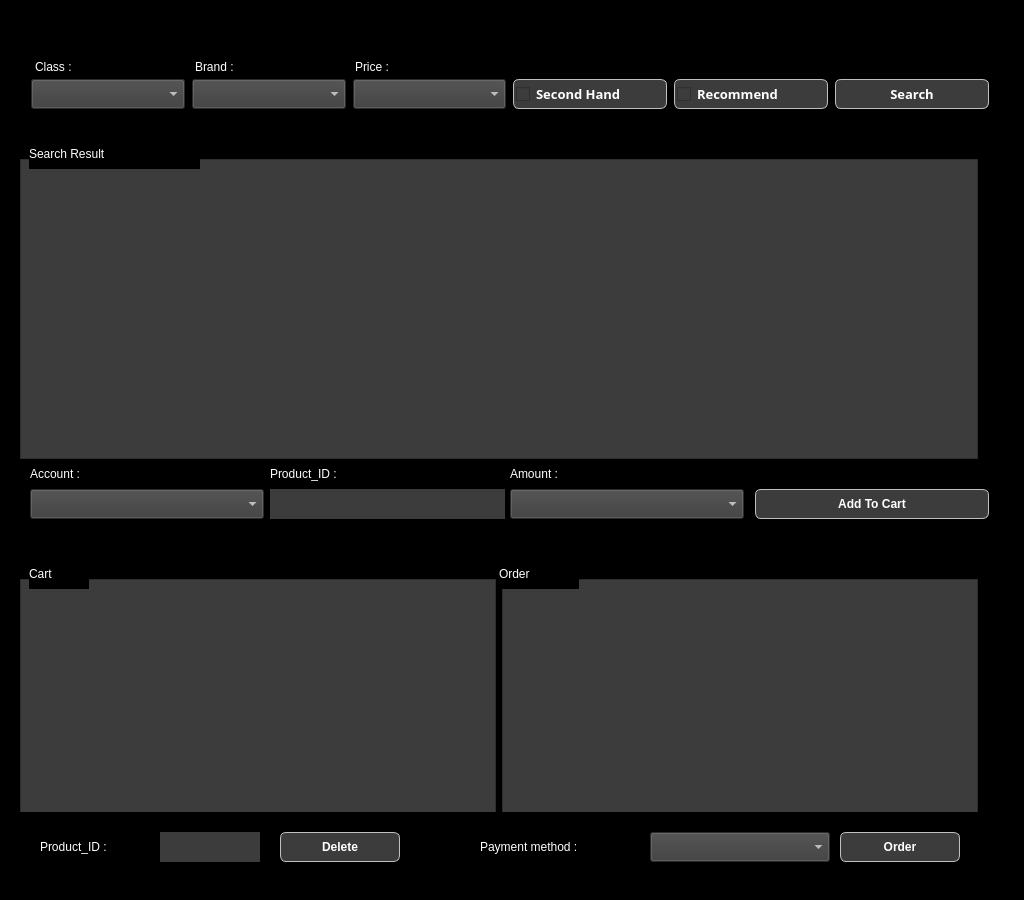
<?xml version="1.0" encoding="UTF-8"?>
<ui version="4.0">
 <class>MainWindow</class>
 <widget class="QMainWindow" name="MainWindow">
  <property name="geometry">
   <rect>
    <x>0</x>
    <y>0</y>
    <width>1024</width>
    <height>900</height>
   </rect>
  </property>
  <property name="windowTitle">
   <string>MainWindow</string>
  </property>
  <property name="styleSheet">
   <string notr="true">background-color: rgb(0, 0, 0);</string>
  </property>
  <widget class="QWidget" name="centralwidget">
   <layout class="QHBoxLayout" name="horizontalLayout">
    <item>
     <widget class="QWidget" name="widget" native="true">
      <widget class="QWidget" name="widget_2" native="true">
       <property name="geometry">
        <rect>
         <x>11</x>
         <y>50</y>
         <width>980</width>
         <height>64</height>
        </rect>
       </property>
       <widget class="QComboBox" name="brand_comboBox">
        <property name="geometry">
         <rect>
          <x>172</x>
          <y>20</y>
          <width>154</width>
          <height>30</height>
         </rect>
        </property>
        <property name="styleSheet">
         <string notr="true">color: rgb(255, 255, 255);
background-color: rgb(60, 60, 60);
font: 10pt &quot;Rockwell&quot;; </string>
        </property>
       </widget>
       <widget class="QComboBox" name="price_comboBox">
        <property name="geometry">
         <rect>
          <x>333</x>
          <y>20</y>
          <width>153</width>
          <height>30</height>
         </rect>
        </property>
        <property name="styleSheet">
         <string notr="true">color: rgb(255, 255, 255);
background-color: rgb(60, 60, 60);
font: 10pt &quot;Rockwell&quot;; </string>
        </property>
       </widget>
       <widget class="QPushButton" name="search_pushButton">
        <property name="geometry">
         <rect>
          <x>815</x>
          <y>20</y>
          <width>154</width>
          <height>30</height>
         </rect>
        </property>
        <property name="font">
         <font>
          <family>Rockwell</family>
          <pointsize>10</pointsize>
          <weight>75</weight>
          <italic>false</italic>
          <bold>true</bold>
         </font>
        </property>
        <property name="styleSheet">
         <string notr="true">color: rgb(255, 255, 255);
 font: 10pt &quot;Rockwell&quot;; 
background-color: rgb(60, 60, 60); 
font: bold; 
border: 1px solid silver; 
border-radius: 6px;
subcontrol-origin:  margin; 
padding: 2 2px 2 2px;</string>
        </property>
        <property name="text">
         <string>Search</string>
        </property>
       </widget>
       <widget class="QCheckBox" name="secondhand_checkBox">
        <property name="geometry">
         <rect>
          <x>493</x>
          <y>20</y>
          <width>154</width>
          <height>30</height>
         </rect>
        </property>
        <property name="font">
         <font>
          <family>Rockwell</family>
          <pointsize>10</pointsize>
          <weight>75</weight>
          <italic>false</italic>
          <bold>true</bold>
         </font>
        </property>
        <property name="styleSheet">
         <string notr="true">color: rgb(255, 255, 255);
 font: 10pt &quot;Rockwell&quot;; 
background-color: rgb(60, 60, 60); 
font: bold; 
border: 1px solid silver; 
border-radius: 6px;
subcontrol-origin:  margin; 
padding: 2 2px 2 2px;</string>
        </property>
        <property name="text">
         <string>Second Hand</string>
        </property>
       </widget>
       <widget class="QCheckBox" name="recommend_checkBox">
        <property name="geometry">
         <rect>
          <x>654</x>
          <y>20</y>
          <width>154</width>
          <height>30</height>
         </rect>
        </property>
        <property name="font">
         <font>
          <family>Rockwell</family>
          <pointsize>10</pointsize>
          <weight>75</weight>
          <italic>false</italic>
          <bold>true</bold>
         </font>
        </property>
        <property name="styleSheet">
         <string notr="true">color: rgb(255, 255, 255);
 font: 10pt &quot;Rockwell&quot;; 
background-color: rgb(60, 60, 60); 
font: bold; 
border: 1px solid silver; 
border-radius: 6px;
subcontrol-origin:  margin; 
padding: 2 2px 2 2px;</string>
        </property>
        <property name="text">
         <string>Recommend</string>
        </property>
       </widget>
       <widget class="QComboBox" name="class_comboBox">
        <property name="geometry">
         <rect>
          <x>11</x>
          <y>20</y>
          <width>154</width>
          <height>30</height>
         </rect>
        </property>
        <property name="styleSheet">
         <string notr="true">color: rgb(255, 255, 255);
background-color: rgb(60, 60, 60);
font: 10pt &quot;Rockwell&quot;; </string>
        </property>
       </widget>
       <widget class="QLabel" name="label_9">
        <property name="geometry">
         <rect>
          <x>15</x>
          <y>0</y>
          <width>90</width>
          <height>15</height>
         </rect>
        </property>
        <property name="styleSheet">
         <string notr="true">color: rgb(255, 255, 255);
background-color: rgb(0, 0, 0);
font: 12pt &quot;Rockwell&quot;; </string>
        </property>
        <property name="text">
         <string>Class :</string>
        </property>
       </widget>
       <widget class="QLabel" name="label_10">
        <property name="geometry">
         <rect>
          <x>175</x>
          <y>0</y>
          <width>90</width>
          <height>15</height>
         </rect>
        </property>
        <property name="styleSheet">
         <string notr="true">color: rgb(255, 255, 255);
background-color: rgb(0, 0, 0);
font: 12pt &quot;Rockwell&quot;; </string>
        </property>
        <property name="text">
         <string>Brand :</string>
        </property>
       </widget>
       <widget class="QLabel" name="label_11">
        <property name="geometry">
         <rect>
          <x>335</x>
          <y>0</y>
          <width>90</width>
          <height>15</height>
         </rect>
        </property>
        <property name="styleSheet">
         <string notr="true">color: rgb(255, 255, 255);
background-color: rgb(0, 0, 0);
font: 12pt &quot;Rockwell&quot;; </string>
        </property>
        <property name="text">
         <string>Price :</string>
        </property>
       </widget>
      </widget>
      <widget class="QWidget" name="widget_3" native="true">
       <property name="geometry">
        <rect>
         <x>11</x>
         <y>150</y>
         <width>958</width>
         <height>300</height>
        </rect>
       </property>
       <layout class="QHBoxLayout" name="horizontalLayout_3">
        <item>
         <widget class="QTableWidget" name="search_tableWidget">
          <property name="styleSheet">
           <string notr="true">color: rgb(255, 255, 255);
background-color: rgb(60, 60, 60);</string>
          </property>
         </widget>
        </item>
       </layout>
      </widget>
      <widget class="QWidget" name="widget_4" native="true">
       <property name="geometry">
        <rect>
         <x>11</x>
         <y>450</y>
         <width>980</width>
         <height>70</height>
        </rect>
       </property>
       <widget class="QPushButton" name="add_pushButton">
        <property name="geometry">
         <rect>
          <x>735</x>
          <y>30</y>
          <width>234</width>
          <height>30</height>
         </rect>
        </property>
        <property name="styleSheet">
         <string notr="true">color: rgb(255, 255, 255);
 font: 10pt &quot;Rockwell&quot;; 
background-color: rgb(60, 60, 60); 
font: bold; 
border: 1px solid silver; 
border-radius: 6px;
subcontrol-origin:  margin; 
padding: 2 2px 2 2px;</string>
        </property>
        <property name="text">
         <string>Add To Cart</string>
        </property>
       </widget>
       <widget class="QLabel" name="product_label">
        <property name="geometry">
         <rect>
          <x>250</x>
          <y>30</y>
          <width>235</width>
          <height>30</height>
         </rect>
        </property>
        <property name="styleSheet">
         <string notr="true">color: rgb(255, 255, 255);
background-color: rgb(60, 60, 60);
font: 10pt &quot;Rockwell&quot;; </string>
        </property>
        <property name="text">
         <string/>
        </property>
       </widget>
       <widget class="QComboBox" name="count_comboBox">
        <property name="geometry">
         <rect>
          <x>490</x>
          <y>30</y>
          <width>234</width>
          <height>30</height>
         </rect>
        </property>
        <property name="styleSheet">
         <string notr="true">color: rgb(255, 255, 255);
background-color: rgb(60, 60, 60);
font: 10pt &quot;Rockwell&quot;; </string>
        </property>
       </widget>
       <widget class="QComboBox" name="user_comboBox">
        <property name="geometry">
         <rect>
          <x>10</x>
          <y>30</y>
          <width>234</width>
          <height>30</height>
         </rect>
        </property>
        <property name="styleSheet">
         <string notr="true">color: rgb(255, 255, 255);
background-color: rgb(60, 60, 60);
font: 10pt &quot;Rockwell&quot;; </string>
        </property>
       </widget>
       <widget class="QLabel" name="label_5">
        <property name="geometry">
         <rect>
          <x>10</x>
          <y>0</y>
          <width>100</width>
          <height>30</height>
         </rect>
        </property>
        <property name="styleSheet">
         <string notr="true">color: rgb(255, 255, 255);
background-color: rgb(0, 0, 0);
font: 12pt &quot;Rockwell&quot;; </string>
        </property>
        <property name="text">
         <string>Account :</string>
        </property>
       </widget>
       <widget class="QLabel" name="label_6">
        <property name="geometry">
         <rect>
          <x>250</x>
          <y>0</y>
          <width>120</width>
          <height>30</height>
         </rect>
        </property>
        <property name="styleSheet">
         <string notr="true">color: rgb(255, 255, 255);
background-color: rgb(0, 0, 0);
font: 12pt &quot;Rockwell&quot;; </string>
        </property>
        <property name="text">
         <string>Product_ID :</string>
        </property>
       </widget>
       <widget class="QLabel" name="label_7">
        <property name="geometry">
         <rect>
          <x>490</x>
          <y>0</y>
          <width>100</width>
          <height>30</height>
         </rect>
        </property>
        <property name="styleSheet">
         <string notr="true">color: rgb(255, 255, 255);
background-color: rgb(0, 0, 0);
font: 12pt &quot;Rockwell&quot;; </string>
        </property>
        <property name="text">
         <string>Amount :</string>
        </property>
       </widget>
      </widget>
      <widget class="QWidget" name="widget_5" native="true">
       <property name="geometry">
        <rect>
         <x>11</x>
         <y>570</y>
         <width>958</width>
         <height>250</height>
        </rect>
       </property>
       <layout class="QHBoxLayout" name="horizontalLayout_2">
        <item>
         <widget class="QTableWidget" name="cart_tableWidget">
          <property name="styleSheet">
           <string notr="true">color: rgb(255, 255, 255);
background-color: rgb(60, 60, 60);</string>
          </property>
         </widget>
        </item>
        <item>
         <widget class="QTableWidget" name="order_tableWidget">
          <property name="styleSheet">
           <string notr="true">color: rgb(255, 255, 255);
background-color: rgb(60, 60, 60);</string>
          </property>
         </widget>
        </item>
       </layout>
      </widget>
      <widget class="QWidget" name="widget_6" native="true">
       <property name="geometry">
        <rect>
         <x>11</x>
         <y>803</y>
         <width>980</width>
         <height>64</height>
        </rect>
       </property>
       <widget class="QPushButton" name="order_pushButton">
        <property name="geometry">
         <rect>
          <x>820</x>
          <y>20</y>
          <width>120</width>
          <height>30</height>
         </rect>
        </property>
        <property name="styleSheet">
         <string notr="true">color: rgb(255, 255, 255);
 font: 10pt &quot;Rockwell&quot;; 
background-color: rgb(60, 60, 60); 
font: bold; 
border: 1px solid silver; 
border-radius: 6px;
subcontrol-origin:  margin; 
padding: 2 2px 2 2px;</string>
        </property>
        <property name="text">
         <string>Order</string>
        </property>
       </widget>
       <widget class="QPushButton" name="delete_pushButton">
        <property name="geometry">
         <rect>
          <x>260</x>
          <y>20</y>
          <width>120</width>
          <height>30</height>
         </rect>
        </property>
        <property name="styleSheet">
         <string notr="true">color: rgb(255, 255, 255);
 font: 10pt &quot;Rockwell&quot;; 
background-color: rgb(60, 60, 60); 
font: bold; 
border: 1px solid silver; 
border-radius: 6px;
subcontrol-origin:  margin; 
padding: 2 2px 2 2px;</string>
        </property>
        <property name="text">
         <string>Delete</string>
        </property>
       </widget>
       <widget class="QLabel" name="delete_label">
        <property name="geometry">
         <rect>
          <x>140</x>
          <y>20</y>
          <width>100</width>
          <height>30</height>
         </rect>
        </property>
        <property name="styleSheet">
         <string notr="true">color: rgb(255, 255, 255);
background-color: rgb(60, 60, 60);
font: 10pt &quot;Rockwell&quot;; </string>
        </property>
        <property name="text">
         <string/>
        </property>
       </widget>
       <widget class="QComboBox" name="payment_comboBox">
        <property name="geometry">
         <rect>
          <x>630</x>
          <y>20</y>
          <width>180</width>
          <height>30</height>
         </rect>
        </property>
        <property name="styleSheet">
         <string notr="true">color: rgb(255, 255, 255);
background-color: rgb(60, 60, 60);
font: 10pt &quot;Rockwell&quot;; </string>
        </property>
       </widget>
       <widget class="QLabel" name="label_3">
        <property name="geometry">
         <rect>
          <x>20</x>
          <y>20</y>
          <width>120</width>
          <height>30</height>
         </rect>
        </property>
        <property name="styleSheet">
         <string notr="true">color: rgb(255, 255, 255);
background-color: rgb(0, 0, 0);
font: 12pt &quot;Rockwell&quot;; </string>
        </property>
        <property name="text">
         <string>&lt;html&gt;&lt;head/&gt;&lt;body&gt;&lt;p&gt;Product_ID :&lt;/p&gt;&lt;/body&gt;&lt;/html&gt;</string>
        </property>
       </widget>
       <widget class="QLabel" name="label_4">
        <property name="geometry">
         <rect>
          <x>460</x>
          <y>20</y>
          <width>170</width>
          <height>30</height>
         </rect>
        </property>
        <property name="styleSheet">
         <string notr="true">color: rgb(255, 255, 255);
background-color: rgb(0, 0, 0);
font: 12pt &quot;Rockwell&quot;; </string>
        </property>
        <property name="text">
         <string>Payment method : </string>
        </property>
       </widget>
      </widget>
      <widget class="QLabel" name="label">
       <property name="geometry">
        <rect>
         <x>20</x>
         <y>550</y>
         <width>60</width>
         <height>30</height>
        </rect>
       </property>
       <property name="styleSheet">
        <string notr="true">color: rgb(255, 255, 255);
font: 75 16pt &quot;Rockwell&quot;;
background-color: rgb(0, 0, 0);</string>
       </property>
       <property name="text">
        <string>Cart</string>
       </property>
      </widget>
      <widget class="QLabel" name="label_2">
       <property name="geometry">
        <rect>
         <x>490</x>
         <y>550</y>
         <width>80</width>
         <height>30</height>
        </rect>
       </property>
       <property name="styleSheet">
        <string notr="true">color: rgb(255, 255, 255);
font: 75 16pt &quot;Rockwell&quot;;
background-color: rgb(0, 0, 0);</string>
       </property>
       <property name="text">
        <string>Order</string>
       </property>
      </widget>
      <widget class="QLabel" name="label_8">
       <property name="geometry">
        <rect>
         <x>20</x>
         <y>130</y>
         <width>171</width>
         <height>30</height>
        </rect>
       </property>
       <property name="styleSheet">
        <string notr="true">color: rgb(255, 255, 255);
font: 75 16pt &quot;Rockwell&quot;;
background-color: rgb(0, 0, 0);</string>
       </property>
       <property name="text">
        <string>Search Result</string>
       </property>
      </widget>
     </widget>
    </item>
   </layout>
  </widget>
 </widget>
 <resources/>
 <connections/>
</ui>
